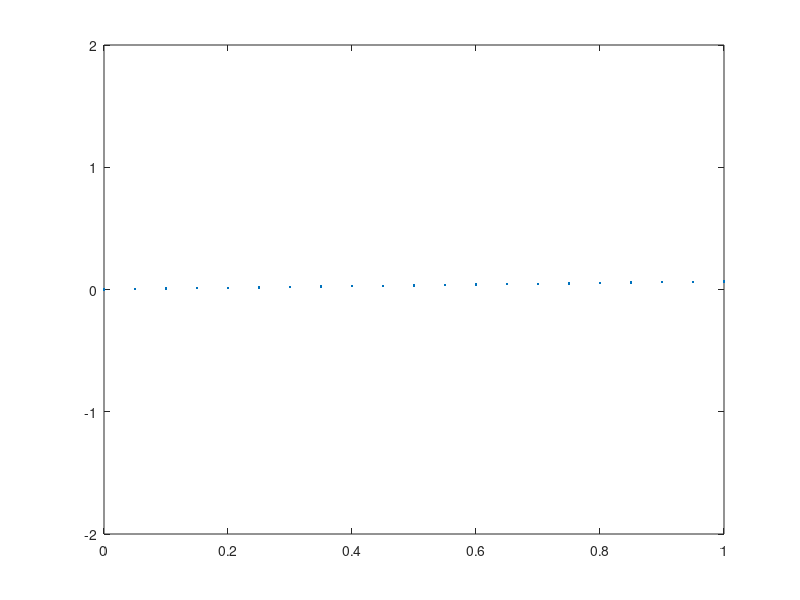

The MATLAB script that drew this image:
kernel = 1;
switch kernel
    case 1; k = @(x, y) 1*x'*y; % Linear
    case 2; k = @(x, y) 1*min(x, y); % Brownian
    case 3; k = @(x, y) exp(-100*(x-y)'*(x-y)); % squared exponential
    case 4; k = @(x, y) exp(-1*sqrt((x-y)'*(x-y))); % Ornstein-Uhlenbeck
    case 5; k = @(x, y) exp(-1*sin(5*pi*(x-y))^2); % periodic
    case 6; k = @(x, y) exp(-100*min(abs(x-y),abs(x+y))^2); % symmetric along the Y axis
end

% Choose points at which to sample
x = (0:.05:1);
n = length(x);

% Construct the covariance matrix
C = zeros(n, n);
for i = 1:n
    for j = 1:n
        C(i, j) = k(x(i), x(j));
    end
end

% Sample from Gaussian process
u = randn(n, 1);
[A,S,B] = svd(C);
z = A*sqrt(S)*u;

% Plot
figure(2); hold on; clf;
plot(x, z, '.')
axis([0,1,-2,2])